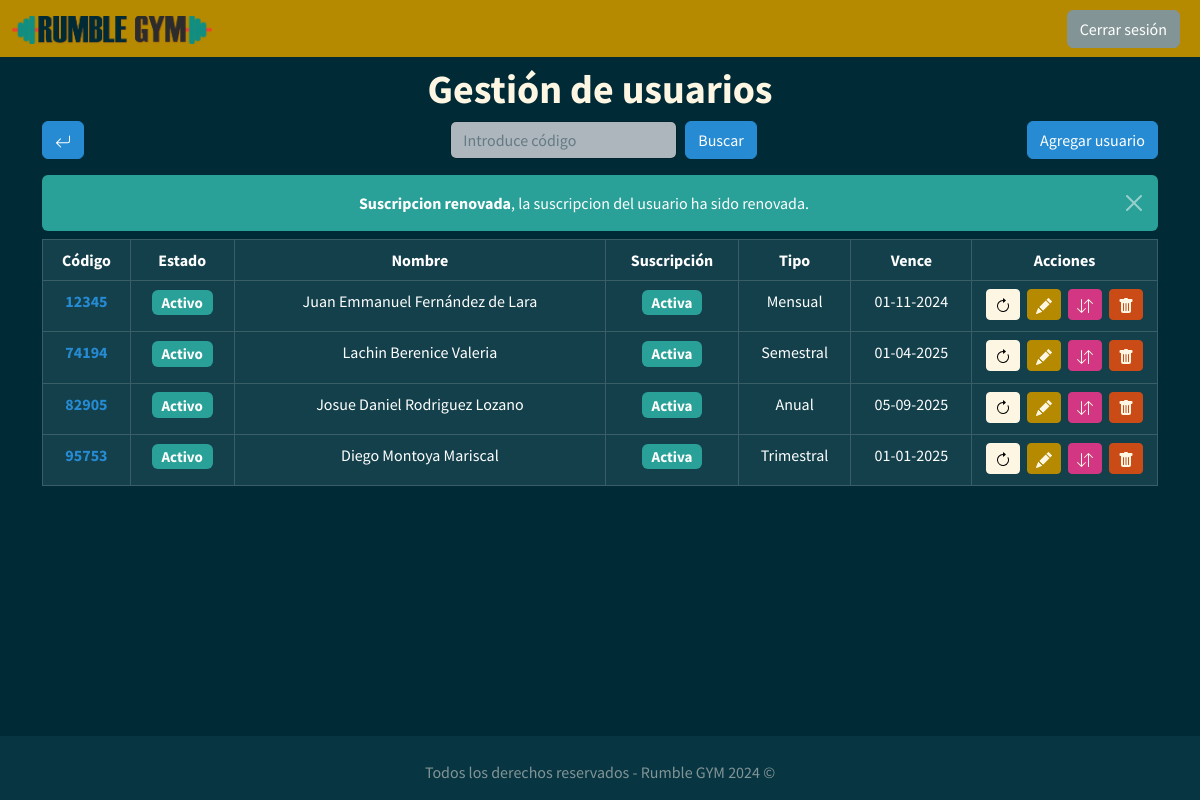
Page /index.php?c=usuario&e=4 (signed in) on the committed database.
### tables this page shows
CREATE TABLE `usuarios` (
  `id_usuario` int NOT NULL,
  `nombre` varchar(45) NOT NULL,
  `apellido_p` varchar(45) NOT NULL,
  `apellido_m` varchar(45) NOT NULL,
  `sexo` varchar(1) NOT NULL,
  `fecha_nac` date NOT NULL,
  `peso` float NOT NULL,
  `altura` float NOT NULL,
  `imc` float NOT NULL,
  `domicilio` varchar(150) NOT NULL,
  `telefono` varchar(10) NOT NULL,
  `estado` tinyint NOT NULL,
  `tipo_suscripcion` int NOT NULL,
  `fecha_inicio` date NOT NULL,
  `fecha_fin` date NOT NULL,
  `inscrito` date DEFAULT NULL
);

### controllers/Usuario.php (called while the page is built, shortened)
<?php
class UsuarioController{
  private $usuarioModel;
  public function __construct(){
    require_once('models/M_usuario.php');
    $this->usuarioModel = new UsuarioModel();
  }
  public function index(){
    $usuarios = $this->usuarioModel->getAll();
    require_once('views/usuario/V_inicioUsuarios.php');
  }
}
?>

### config/db/db.php (called while the page is built)
<?php
class Conectar{
  public static function conexion(){
    $host = "localhost";
    $user = "root";
    $pass = "";
    $db = "rumble_gym";
    $conexion = new mysqli($host, $user, $pass, $db);
    $conexion->query("SET NAMES 'utf8'");
    return $conexion;
  }
}
?>

### models/M_usuario.php (called while the page is built, shortened)
<?php
class UsuarioModel{
  private $db;
  private $listaUsuarios;
  public function __construct(){
    $this->db = Conectar::conexion();
  }
  public function getAll(){
    $query = $this->db->query("SELECT * FROM usuarios ORDER BY estado DESC");
    while($row = $query->fetch_assoc()) {
      $this->listaUsuarios[] = $row;
    }
    return $this->listaUsuarios;
  }
}
?>

### core/functions.php (called while the page is built, shortened)
<?php
function fechaEnRango($fecha_inicio, $fecha_fin){
  $fecha_inicio = strtotime($fecha_inicio);
  $fecha_fin = strtotime($fecha_fin);
  $fecha = strtotime(date('Y-m-d'));
  if(($fecha >= $fecha_inicio) && ($fecha <= $fecha_fin)) {
    return true;
  } else {
    return false;
  }
}
?>

### views/usuario/V_inicioUsuarios.php (the view, shortened to what this page needs)
<?php
require_once 'includes/header.php';
require_once 'includes/navLogueado.php';
?>
<main>
  <div class="container">
    <h1 class="text-light text-center mt-2"><strong>Gestión de usuarios</strong></h1>
    <div class="d-flex justify-content-between mb-3">
      <a href="index.php" class="btn btn-info">
      </a>
      <form action="index.php?c=usuario&a=buscar" method="POST" class="d-flex ms-5">
        <input class="form-control me-sm-2 ms-5" type="text" placeholder="Introduce código" maxlength="5" id="id" name="id" autocomplete="off">
        <button class="btn btn-info my-2 my-sm-0" type="submit">Buscar</button>
      </form>
      <a href="index.php?c=usuario&a=nuevo" class="btn btn-info">Agregar usuario</a>
    </div>
    <?php
    if (isset($_GET['e'])) {
      $status = $_GET['e'];
      $arrayValues = str_split($status);
      for ($i = 0; $i < count($arrayValues); $i++) {
        switch ($arrayValues[$i]) {
          case "4":
            echo '<div class="text-center alert alert-dismissible alert-success mb-2">
          <button type="button" class="btn-close " data-bs-dismiss="alert"></button>
          <strong>Suscripcion renovada</strong>, la suscripcion del usuario ha sido renovada.
          </div>';
            break;
        }
      }
    }
    ?>
    <table class="table table-dark table-striped table-bordered table-hover text-center">
      <thead>
        <tr>
          <th scope="col" class="col">Código</th>
          <th scope="col" class="col">Estado</th>
          <th scope="col" class="col-4">Nombre</th>
          <th scope="col" class="col">Suscripción</th>
          <th scope="col" class="col">Tipo</th>
          <th scope="col" class="col">Vence</th>
          <th scope="col" class="col-2">Acciones</th>
        </tr>
      </thead>
      <tbody>
        <?php foreach ($usuarios as $usuario) : ?>
          <tr class="table-default">
            <th scope="row"><a class="text-info" href="index.php?c=usuario&a=ver&id=<?php echo $usuario['id_usuario']; ?>"><?php echo $usuario['id_usuario']; ?></a></th>
            <td><?php
                if ($usuario['estado'] == '1') {
                  echo '<h5><span class="badge bg-success">Activo</span></h5>';
                } else if ($usuario['estado'] == '0') {
                  echo '<h5><span class="badge bg-danger">Inactivo</span></h5>';
                }
                ?>
            </td>
            <td><?php echo $usuario['nombre'] . ' ' . $usuario['apellido_p'] . ' ' . $usuario['apellido_m']; ?></td>
            <td><?php
                $status = fechaEnRango($usuario['fecha_inicio'], $usuario['fecha_fin']);
                if ($status == true) {
                  echo '<h5><span class="badge bg-success">Activa</span></h5>';
                } else {
                  echo '<h5><span class="badge bg-danger">Inactiva</span></h5>';
                }
                ?>
            </td>
            <td>
              <?php if ($usuario['tipo_suscripcion'] == '1') {
                $costo = 300;
                echo 'Mensual ';
              } else if ($usuario['tipo_suscripcion'] == '2') {
                $costo = 855;
                echo 'Trimestral ';
              } else if ($usuario['tipo_suscripcion'] == '3') {
                $costo = 1620;
                echo 'Semestral ';
              } else if ($usuario['tipo_suscripcion'] == '4') {
                $costo = 2880;
                echo 'Anual ';
              }
              ?>
            </td>
            <td><?php echo date("d-m-Y", strtotime($usuario['fecha_fin'])); ?></td>
            <td>
              <a class="btn btn-light btn-sm me-1" href="index.php?c=usuario&a=renovar&id=<?php echo $usuario['id_usuario']  . '&em=' . $_SESSION['usuario']['id_empleado'] . '&m=' . $costo; ?>">
              </a>
              <a class="btn btn-primary btn-sm me-1 text-light" href="index.php?c=usuario&a=editar&id=<?php echo $usuario['id_usuario']; ?>">
              </a>
              <a class="btn btn-danger btn-sm me-1 text-light" href="index.php?c=usuario&a=cambiarEstado&id=<?php echo $usuario['id_usuario'] . '&s=' . $usuario['estado']; ?>">
              </a>
              <a class="btn btn-warning btn-sm text-light" href="index.php?c=usuario&a=eliminar&id=<?php echo $usuario['id_usuario']; ?>">
              </a>
            </td>
          </tr>
        <?php endforeach; ?>
      </tbody>
    </table>
  </div>
</main>
<?php require_once 'includes/footer.php' ?>

### src/css/styles.css (style rules this page uses)
html { box-sizing: border-box; }
*, *:before, *:after { box-sizing: inherit; }
body { position: relative; padding-bottom: 4em; min-height: 100vh; }
a { text-decoration: none; }

### rows in the picture
usuarios: id_usuario "12345", estado "Activo", nombre "Juan Emmanuel", apellido_p "Fernández", apellido_m "de Lara", fecha_inicio "Activa", tipo_suscripcion "Mensual", fecha_fin "01-11-2024"
usuarios: id_usuario "74194", estado "Activo", nombre "Lachin", apellido_p "Berenice", apellido_m "Valeria", fecha_inicio "Activa", tipo_suscripcion "Semestral", fecha_fin "01-04-2025"
usuarios: id_usuario "82905", estado "Activo", nombre "Josue Daniel", apellido_p "Rodriguez", apellido_m "Lozano", fecha_inicio "Activa", tipo_suscripcion "Anual", fecha_fin "05-09-2025"
usuarios: id_usuario "95753", estado "Activo", nombre "Diego", apellido_p "Montoya", apellido_m "Mariscal", fecha_inicio "Activa", tipo_suscripcion "Trimestral", fecha_fin "01-01-2025"
